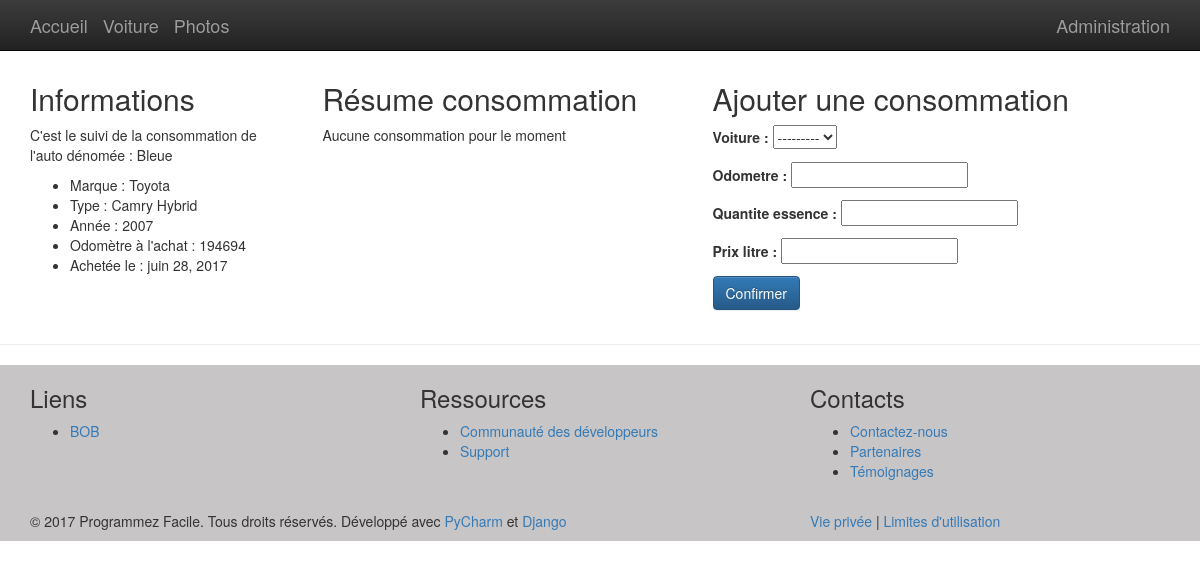
The app's page /voiture/conso with its own data.
### voiture/models.py (models this page shows)
class Voiture(models.Model):
    marque = models.CharField(max_length=20)
    type = models.CharField(max_length=20)
    annee = models.IntegerField()
    petit_nom = models.CharField(max_length=20)
    odometre_depart = models.IntegerField()
    date_achat = models.DateField(default=timezone.now)
    cout_achat = models.DecimalField(max_digits=8, decimal_places=2)
    def __str__(self):
        return self.petit_nom

### voiture/views.py (the view)
def conso(request, pk_voiture=1):
    voiture = get_object_or_404(Voiture, pk=pk_voiture)
    voiture_actuelle = CalculCouts(voiture)
    if request.method == "POST":
        form = ConsommationForm(request.POST)
        if form.is_valid():
            form.save()
    else:
        form = ConsommationForm()
    context = { 'voiture': voiture_actuelle.get_voiture(),
                'odometre_actuel': voiture_actuelle.get_odo_actuel(),
                'parcours': voiture_actuelle.get_km_total_parcourus(),
                'conso': voiture_actuelle.get_conso_moyenne(),
                'couts_carburant': '{0:.2f}'.format(voiture_actuelle.get_cout_carburant()),
                'form': form,
                }
    return render(request, 'voiture_conso.html', context)

### voiture/forms.py
class ConsommationForm(ModelForm):
    class Meta:
        model = Consommation
        fields = ["voiture", "odometre", "quantite_essence", "prix_litre"]

### voiture/outils.py (called while the page is built)
    def get_voiture(self):
        return self._voiture

    def get_odo_actuel(self):
        valeur = self._voiture.consommation_set.aggregate(odo_max=Max('odometre'))
        if valeur.get('odo_max') is not None:
            return valeur.get('odo_max')
        else:
            return self._voiture.odometre_depart

    def get_km_total_parcourus(self):
        if self._voiture.odometre_depart is not None and self.get_odo_actuel():
            return self.get_odo_actuel() - self._voiture.odometre_depart
        else:
            return 0

    def get_cout_carburant(self):
        self._cout_consos = 0
        consos = list(Consommation.objects.all().filter(voiture_id=self._voiture))
        for conso in consos:
            cout = conso.quantite_essence * conso.prix_litre
            self._cout_consos += cout
        return self._cout_consos

    def get_conso_moyenne(self):
        valeur = self._voiture.consommation_set.aggregate(essence_max=Sum('quantite_essence'))
        if valeur.get('essence_max') is not None and self.get_km_total_parcourus() > 0:
            qte_totale = valeur.get('essence_max')
            return '{0:.2f}'.format(qte_totale / self.get_km_total_parcourus() * 100)
        else:
            return 0

### voiture/templates/voiture_conso.html
{% extends 'base.html' %}
{% block contenu %}
    <div class="container">
      <div class="row">
            <div class="col-sm-3">
                <h2>Informations</h2>
                <p>C'est le suivi de la consommation de l'auto dénomée : {{ voiture }}</p>
                <ul>
                    <li>Marque : {{ voiture.marque }}</li>
                    <li>Type : {{ voiture.type }} </li>
                    <li>Année : {{ voiture.annee }}</li>
                    <li>Odomètre à l'achat : {{ voiture.odometre_depart }}</li>
                    <li>Achetée le : {{ voiture.date_achat }}</li>
                </ul>
            </div>
            <div class="col-sm-4">
                  <h2>Résume consommation</h2>
                    {% if conso %}
                        <p>Le kilométrage actuel est maintenant de : {{ odometre_actuel }} Km</p>
                        <p>Vous avez parcouru {{ parcours }} Km depuis l'achat du véhicule</p>
                        <p>La consommation moyenne est : {{ conso }} litres aux 100 Km</p>
                        <p>Pour un coût total de carburant de : {{ couts_carburant }} $</p>
                    {% else %}
                        <p>Aucune consommation pour le moment</p>
                    {% endif %}
          </div>
          <div class="col-sm-5">
              <h2>Ajouter une consommation</h2>
              <form action="" method="post">{% csrf_token %}
                  {{ form.as_p }}
                  <input type="submit" value="Confirmer" class="btn btn-primary">
              </form>
          </div>
      </div>
    </div>
{% endblock %}

### templates/base.html (shortened to what this page needs)
{% load staticfiles %}
<html>
    {% include 'header.html' %}
    <body>
        {% include 'navbar.html' %}
        {% block contenu %}
        {% endblock %}
        <hr>
    </body>
    <footer>
        {% include 'footer.html' %}
    </footer>
</html>

### templates/header.html (shortened to what this page needs)
{% load staticfiles %}
<!DOCTYPE html>
<html lang="en">
    <head>
        <link rel="stylesheet" href="{% static 'bootstrap/css/bootstrap.css' %}">
        <link rel="stylesheet" href="{% static 'bootstrap/css/bootstrap-theme.css' %}">
        <link rel="stylesheet" href="{% static 'font-awesome/css/font-awesome.css' %}">
        <link href="{% static 'css/base.css' %}" rel="stylesheet">
    </head>

### templates/navbar.html
        <nav class="navbar navbar-inverse navbar-fixed-top">
            <div class="container">
                <div class="navbar-header">
                    <a class="navbar-brand" href="/">Accueil</a>
                    <a class="navbar-brand" href="{% url 'voiture:home' %}">Voiture</a>
                    <a class="navbar-brand" href="{% url 'photos:home' %}">Photos</a>
                </div>
                <div id="navbar" class="navbar-right">
                    <a class="navbar-brand" href="{% url 'admin:index' %}">Administration</a>
                </div>
            </div>
        </nav>

### templates/footer.html
    <footer class="footer-main">
        <div class="container">
            <div class="row">
                <div class="col-lg-4">
                    <h3>Liens</h3>
                    <ul>
                        <li><a href="http://garagebobcarolli.com/">BOB</a></li>
                    </ul>
                </div>
                <div class="col-lg-4">
                    <h3>Ressources</h3>
                    <ul>
                        <li><a href="#">Communauté des développeurs</a></li>
                        <li><a href="#">Support</a></li>
                    </ul>
                </div>
                <div class="col-lg-4">
                    <h3>Contacts</h3>
                    <ul>
                        <li><a href="#">Contactez-nous</a></li>
                        <li><a href="#">Partenaires</a></li>
                        <li><a href="#">Témoignages</a></li>
                    </ul>
                </div>
            </div>
            <br class="clr"/>
            <div class="footer-main-bas">
                <div class="row">
                    <div class="col-sm-8">
                        <p>
                            &copy; 2017 Programmez Facile. Tous droits réservés.
                            Développé avec <a href="https://www.jetbrains.com/pycharm/">PyCharm </a>et
                            <a href="https://www.djangoproject.com/"> Django</a>
                        </p>
                    </div>
                    <div class="col-sm-4">
                            <a href="{% url 'home' %}">Vie privée</a> | <a href="{% url 'home' %}">Limites d'utilisation</a>
                    </div>
                    <br class="clr"/>
                </div>
            </div>
        </div>
    </footer>

### static/css/base.css (style rules this page uses)
.footer-main { background-color: #c8c5c6; }

### records on screen
Voiture: petit_nom "Bleue", marque "Toyota", type "Camry Hybrid", annee "2007", odometre_depart "194694", date_achat "juin 28, 2017"
